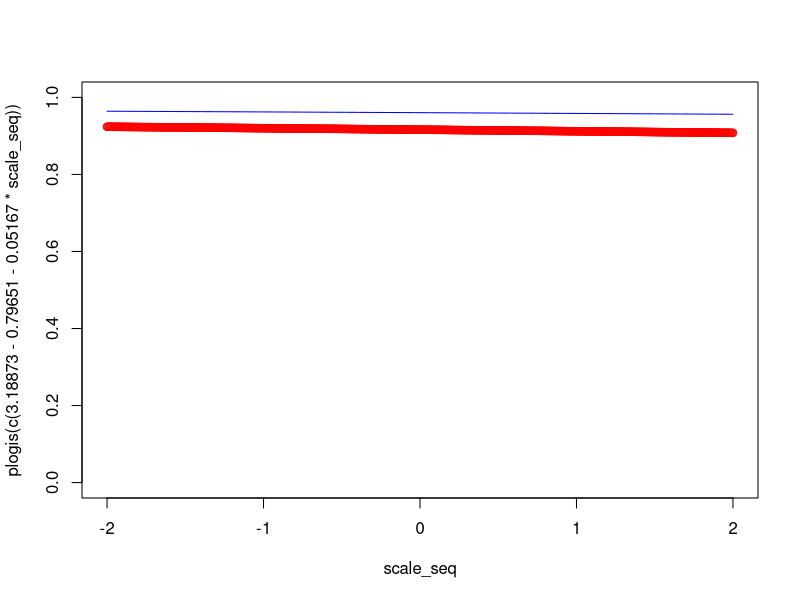
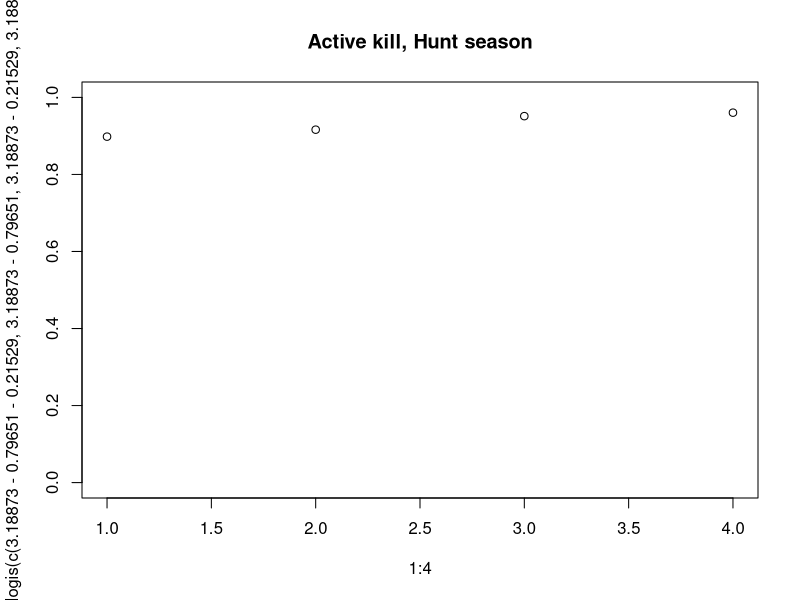
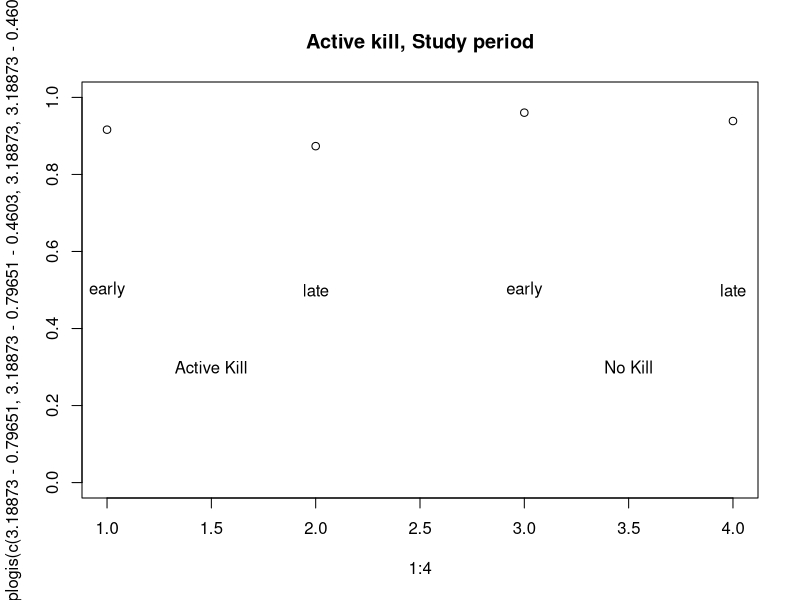
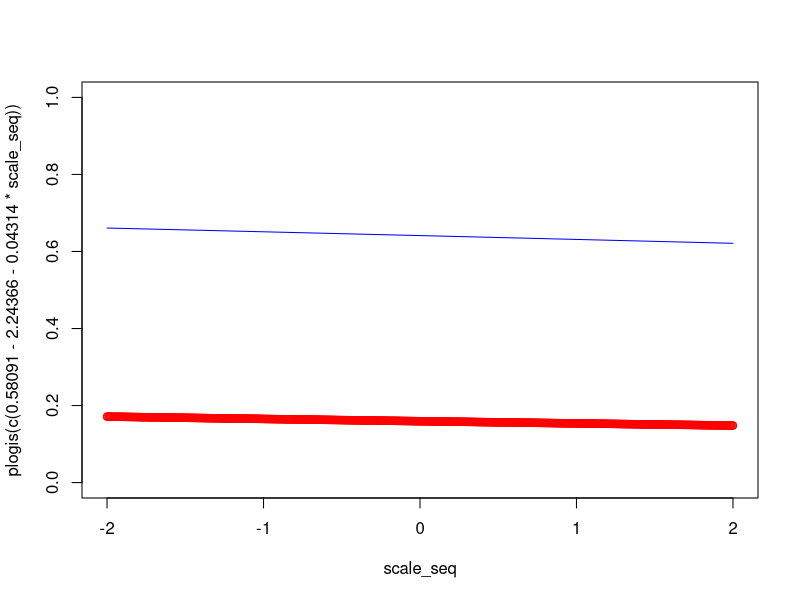
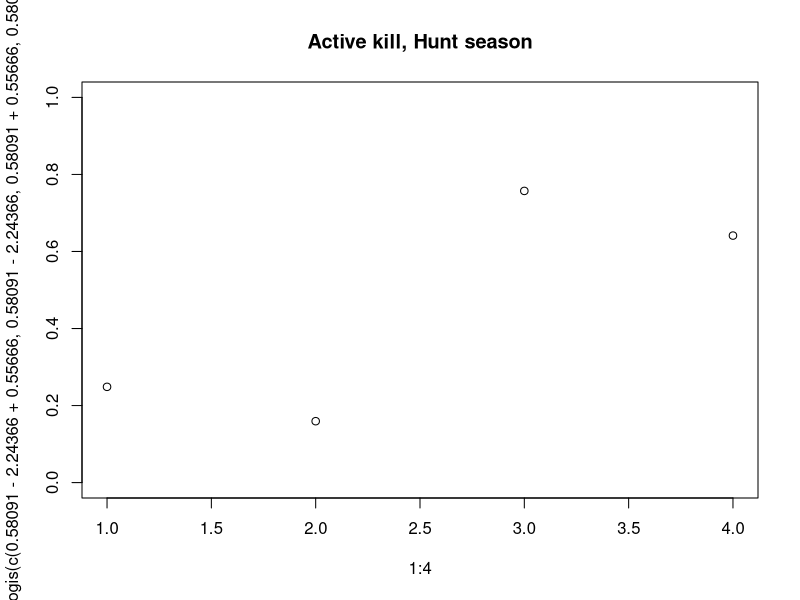
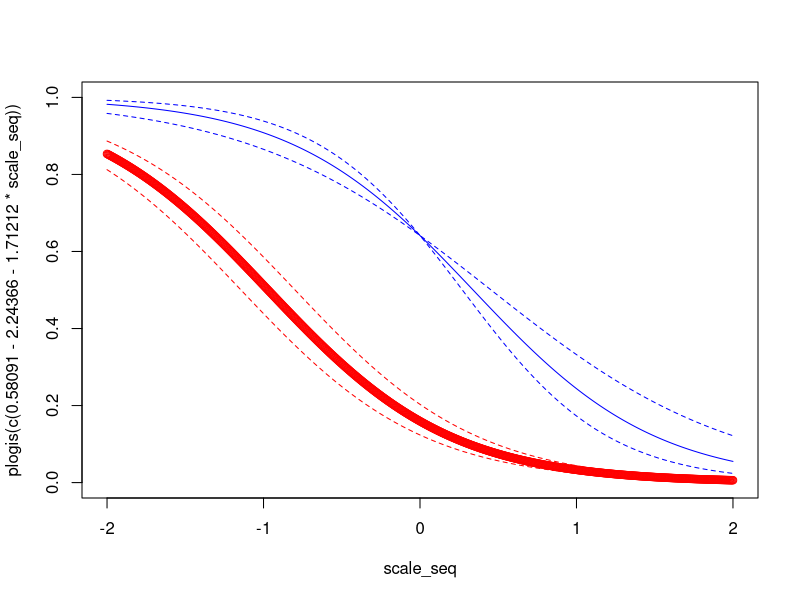

R code for these plots, in order:
scale_seq <- seq(-2, 2, .005)

# PART 1
# hunting biomass and active kill in territory
# red = active kill
plot(x = scale_seq,
     y = plogis(c(3.18873 - 0.79651 - 0.05167 * scale_seq)),
     col = "red", ylim = c(0, 1))
lines(x = scale_seq,
      y = plogis(c(3.18873 - 0.05167 * scale_seq)),
      col = "blue")


# hunting season and active kill in territory
plot(x = 1:4, 
     y = plogis(c(3.18873 - 0.79651 - 0.21529,
                  3.18873 - 0.79651,
                  3.18873 - 0.21529,
                  3.18873)),
     main = "Active kill, Hunt season",
     ylim = c(0,1))


# active kill and study period
# red = found a kill
plot(x = 1:4,
     y = plogis(c(3.18873 - 0.79651,
                  3.18873 - 0.79651 - 0.4603,
                  3.18873,
                  3.18873 - 0.4603)),
     main = "Active kill, Study period",
     ylim = c(0, 1))
text(x = 1:4,
     y = 0.5,
     labels = c("early", "late", "early", "late"))
text(x = c(1.5, 3.5),
     y = 0.3,
     labels = c("Active Kill", "No Kill"))



# PART 2
# hunting biomass and finding kill outside territory
# red = found a kill
plot(x = scale_seq,
     y = plogis(c(0.58091 - 2.24366 - 0.04314 * scale_seq)),
     col = "red", ylim = c(0, 1))
lines(x = scale_seq,
      y = plogis(c(0.58091 - 0.04314 * scale_seq)),
      col = "blue")


# hunting season and finding a kill outside territory
plot(x = 1:4, 
     y = plogis(c(0.58091 - 2.24366 + 0.55666,
                  0.58091 - 2.24366,
                  0.58091 + 0.55666,
                  0.58091)),
     main = "Active kill, Hunt season",
     ylim = c(0,1))


# finding kill outside territory + distance from hunting
# red = found a kill
plot(x = scale_seq,
     y = plogis(c(0.58091 -2.24366 -1.71212 * scale_seq)),
     col = "red", ylim = c(0, 1))
lines(x = scale_seq,
      y = plogis(c(0.58091 -2.24366 + 0.29596 - 1.71212 * scale_seq)),
      col = "red", lty = 2)
lines(x = scale_seq,
      y = plogis(c(0.58091 -2.24366 - 0.29596 - 1.71212 * scale_seq)),
      col = "red", lty = 2)
lines(x = scale_seq,
      y = plogis(c(0.58091 - 1.71212 * scale_seq)),
      col = "blue")
lines(x = scale_seq,
      y = plogis(c(0.58091 - (1.71212 + 0.43332) * scale_seq)),
      col = "blue", lty = 2)
lines(x = scale_seq,
      y = plogis(c(0.58091 - (1.71212 - 0.43332) * scale_seq)),
      col = "blue", lty = 2)






















